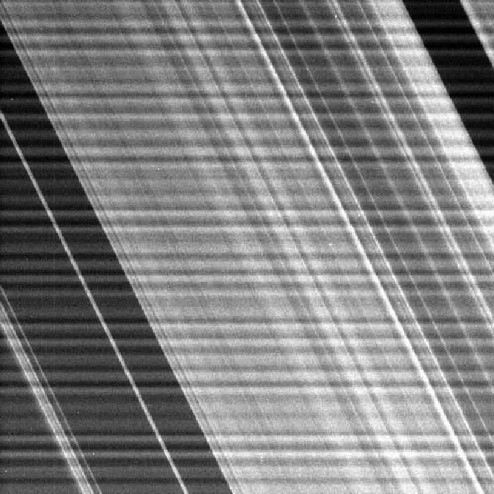
#> input picture 大三上/数字图像处理/实验代码/Project3/3_1.jpg, 494 x 494 px
$ python ex3.py
#> lines starting #> are read from the running program, lines starting #| are printed output that depends on the picture
import cv2
import numpy as np
import matplotlib.pyplot as plt

# 加载图像
image = cv2.imread('3_1.jpg', cv2.IMREAD_GRAYSCALE)
#> image is the input picture: shape (494, 494); min 0, max 255, mean 127.3

# 转换为频域
dft = cv2.dft(np.float32(image), flags=cv2.DFT_COMPLEX_OUTPUT) # 转换为复数形式, 并进行傅里叶变换
dft_shift = np.fft.fftshift(dft) # 频谱平移，使得低频在频谱中心，高频移动到边缘

# 创建掩膜
rows, cols = image.shape # 获取图像的行列数
#> rows = 494; cols = 494
crow, ccol = rows // 2, cols // 2 # 获取图像的中心点坐标
#> crow = 247; ccol = 247
mask = np.ones((rows, cols, 2), np.float32)  # 创建一个掩膜矩阵

# 定义要去除的干扰频率的位置
frequencies_to_remove = [(ccol, crow + 35), (ccol, crow - 35)]
#> frequencies_to_remove = [(247, 282), (247, 212)]

# 遍历要处理的位置，将掩膜中对应的区域设置为0
for freq in frequencies_to_remove:
    x, y = freq # 获取频率坐标
    mask[y-5:y+5, x-5:x+5] = 0  # 设置掩膜区域为0

# 应用滤波器
filtered_dft_shift = dft_shift * mask  # 应用陷波滤波器，去除特定的干扰频率

# 转换回空间域
dft_ishift = np.fft.ifftshift(filtered_dft_shift) # 频谱平移，恢复到原来的位置
image_filtered = cv2.idft(dft_ishift) # 进行逆傅里叶变换
image_filtered = cv2.magnitude(image_filtered[:,:,0], image_filtered[:,:,1])
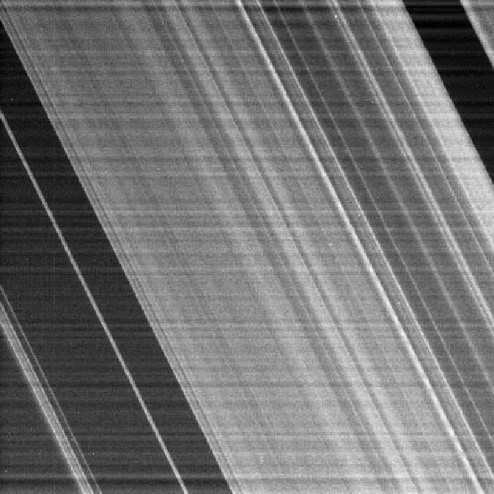
#> image_filtered: shape (494, 494) float32; min 32274.5, max 68527736, mean 31072844; drawn with min black and max white

# 提取干扰信号的空间模式
# 创建一个与原图相同大小的掩膜，将未去除的频率部分设置为0
interference_mask = np.ones((rows, cols, 2), np.float32)
for freq in frequencies_to_remove:
    x, y = freq
    interference_mask[y-5:y+5, x-5:x+5] = 0  # 将干扰频率区域设置为0

# 应用掩膜到原始频域信号，以提取干扰信号
interference_dft = dft_shift * (1 - interference_mask)

# 转换干扰信号回空间域
dft_interference_ishift = np.fft.ifftshift(interference_dft)
interference_signal = cv2.idft(dft_interference_ishift)
interference_signal = cv2.magnitude(interference_signal[:,:,0], interference_signal[:,:,1])
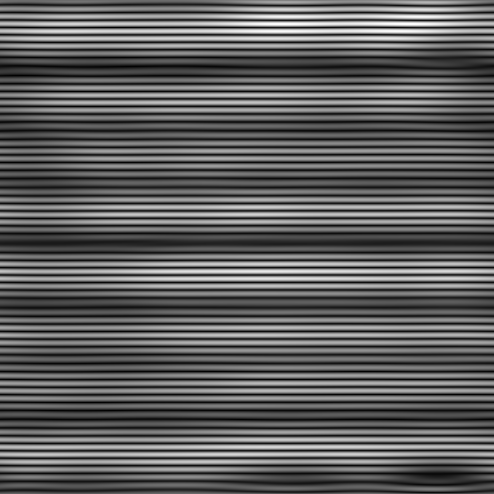
#> interference_signal: shape (494, 494) float32; min 7773.3, max 9561834, mean 3544010.5; drawn with min black and max white

# 显示结果
plt.figure(figsize=(12, 8))

plt.subplot(1, 3, 1)
plt.title('original')
plt.imshow(image, cmap='gray')
plt.axis('off')

plt.subplot(1, 3, 2)
plt.title('filtered')
plt.imshow(image_filtered, cmap='gray')
plt.axis('off')

plt.subplot(1, 3, 3)
plt.title('interference')
plt.imshow(np.log1p(interference_signal), cmap='gray')
plt.axis('off')

plt.show()
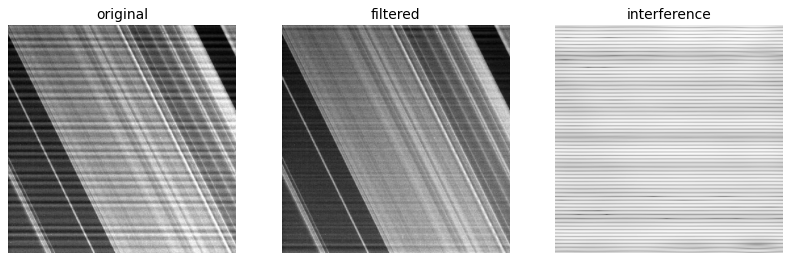
#> figure drawn by matplotlib, 3 panels

$ run again, with 大三上/数字图像处理/实验代码/Project3/1_2_1.jpg copied over 大三上/数字图像处理/实验代码/Project3/3_1.jpg
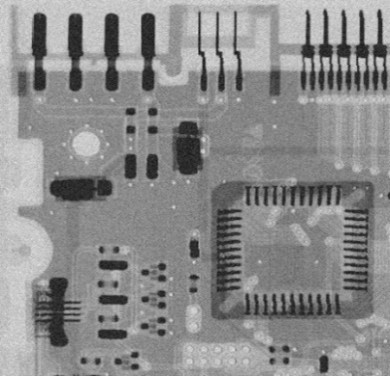
#> input picture 大三上/数字图像处理/实验代码/Project3/1_2_1.jpg, 390 x 376 px
#> image is the input picture: shape (376, 390); min 22, max 222, mean 139.3
#> `interference_signal = cv2.magnitude(interference_signal[:,:,0], interf..`:
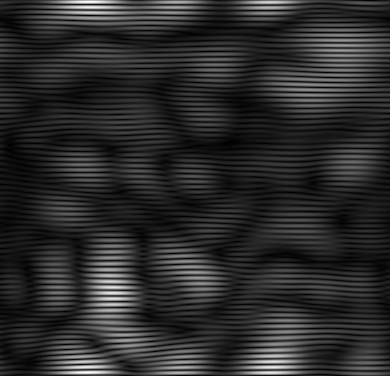
#> interference_signal: shape (376, 390) float32; min 573.7, max 1744327.5, mean 301222.5; drawn with min black and max white
#> `plt.show()`:
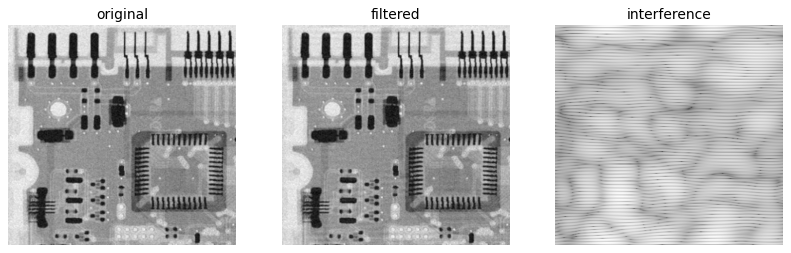
#> figure drawn by matplotlib, 3 panels
